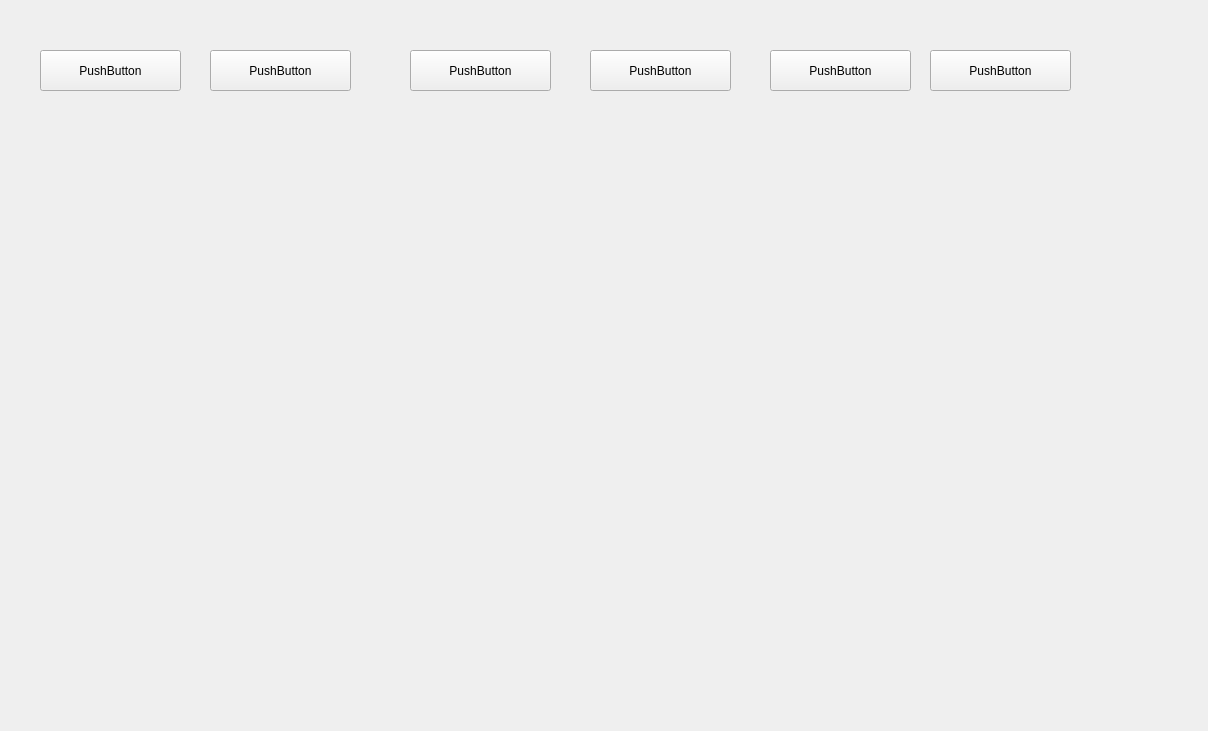
<?xml version="1.0" encoding="UTF-8"?>
<ui version="4.0">
 <class>PruebaMainWindow</class>
 <widget class="QMainWindow" name="PruebaMainWindow">
  <property name="geometry">
   <rect>
    <x>0</x>
    <y>0</y>
    <width>1208</width>
    <height>731</height>
   </rect>
  </property>
  <property name="windowTitle">
   <string>PruebaMainWindow</string>
  </property>
  <property name="windowOpacity">
   <double>1.000000000000000</double>
  </property>
  <property name="styleSheet">
   <string notr="true">background-image: url('fondo.jpg');
background-repeat: no-repeat;
background-position: center;</string>
  </property>
  <widget class="QWidget" name="centralwidget">
   <widget class="QPushButton" name="pushButton">
    <property name="geometry">
     <rect>
      <x>40</x>
      <y>50</y>
      <width>141</width>
      <height>41</height>
     </rect>
    </property>
    <property name="text">
     <string>PushButton</string>
    </property>
   </widget>
   <widget class="QPushButton" name="pushButton_2">
    <property name="geometry">
     <rect>
      <x>210</x>
      <y>50</y>
      <width>141</width>
      <height>41</height>
     </rect>
    </property>
    <property name="text">
     <string>PushButton</string>
    </property>
   </widget>
   <widget class="QPushButton" name="pushButton_3">
    <property name="geometry">
     <rect>
      <x>410</x>
      <y>50</y>
      <width>141</width>
      <height>41</height>
     </rect>
    </property>
    <property name="text">
     <string>PushButton</string>
    </property>
   </widget>
   <widget class="QPushButton" name="pushButton_4">
    <property name="geometry">
     <rect>
      <x>590</x>
      <y>50</y>
      <width>141</width>
      <height>41</height>
     </rect>
    </property>
    <property name="text">
     <string>PushButton</string>
    </property>
   </widget>
   <widget class="QPushButton" name="pushButton_5">
    <property name="geometry">
     <rect>
      <x>770</x>
      <y>50</y>
      <width>141</width>
      <height>41</height>
     </rect>
    </property>
    <property name="text">
     <string>PushButton</string>
    </property>
   </widget>
   <widget class="QPushButton" name="pushButton_6">
    <property name="geometry">
     <rect>
      <x>930</x>
      <y>50</y>
      <width>141</width>
      <height>41</height>
     </rect>
    </property>
    <property name="text">
     <string>PushButton</string>
    </property>
   </widget>
  </widget>
 </widget>
 <resources/>
 <connections/>
</ui>
